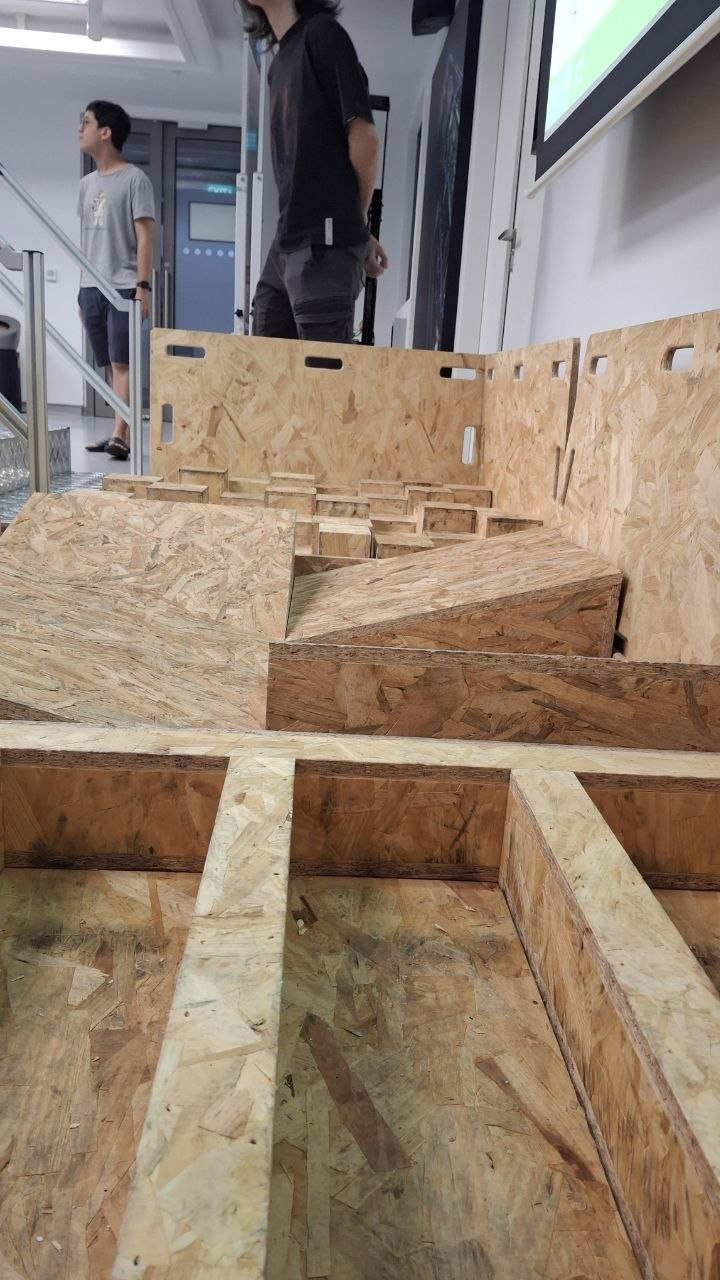
#> input picture images/58381836-9594-43fc-bd69-fe286b617f5d.jpeg, 720 x 1280 px
$ python -i local_classifier.py   (imports and definitions only)   (older library calls are emulated)
#> lines starting #> are read from the running program, lines starting #| are printed output that depends on the picture
#> further down, picture is the input picture: shape (1280, 720, 3); mean B, G, R 112.6, 129.3, 146.3
"""Fast, local (no network) surface classifier for the downward-facing camera.

Runs on every frame in a few milliseconds. It separates the three course surfaces using
colour and texture measured on a centre crop of the image:

  - other (lab floor):  almost no texture -> low brightness spread (L std) and low gradient
  - metal (stair plate): no colour (low chroma), strong texture and shiny highlights
  - wood (OSB):          warm colour (positive a*/b* in Lab), medium texture

The default thresholds were set from phone photos of the arena. Re-tune them with
`ros2 run surface_monitor surface_tune --camera /dev/video0` using the real Logitech
webcam, its mounting height and the robot's shadow; texture numbers depend on distance.
"""

from dataclasses import dataclass, asdict

import cv2
import numpy as np

LABELS = ("wood", "metal", "other")


@dataclass
class Thresholds:
    roi_frac: float = 0.6          # use the centre 60% of the frame (avoid legs / vignetting)
    dark_l_max: float = 35.0       # mean L* below this -> too dark to judge ("unclear")
    other_lstd_max: float = 10.0   # lab floor: brightness spread below this ...
    other_grad_max: float = 25.0   # ... and mean gradient below this
    metal_chroma_max: float = 9.0  # metal: almost colourless ...
    metal_grad_strong: float = 60.0  # ... and very strong edges (diamond pattern), or
    metal_grad_min: float = 45.0   # strong edges plus either
    metal_lstd_min: float = 18.0   #   a large brightness spread
    metal_bright_min: float = 0.01 #   or shiny near-white highlights
    wood_b_min: float = 2.0        # wood is yellowish: b* above this
    wood_a_min: float = -1.0       # and not greenish/bluish

    def as_dict(self):
        return asdict(self)


def extract_features(bgr: np.ndarray, roi_frac: float = 0.6) -> dict:
    """Colour/texture features of the centre crop, resized to 160x120 so numbers are
    comparable between cameras and resolutions."""
#> called with roi_frac = 0.6
    h, w = bgr.shape[:2]
#> h = 1280; w = 720
    rw, rh = int(w * roi_frac), int(h * roi_frac)
#> rw = 432; rh = 768
    x0, y0 = (w - rw) // 2, (h - rh) // 2
#> x0 = 144; y0 = 256
    roi = bgr[y0:y0 + rh, x0:x0 + rw]
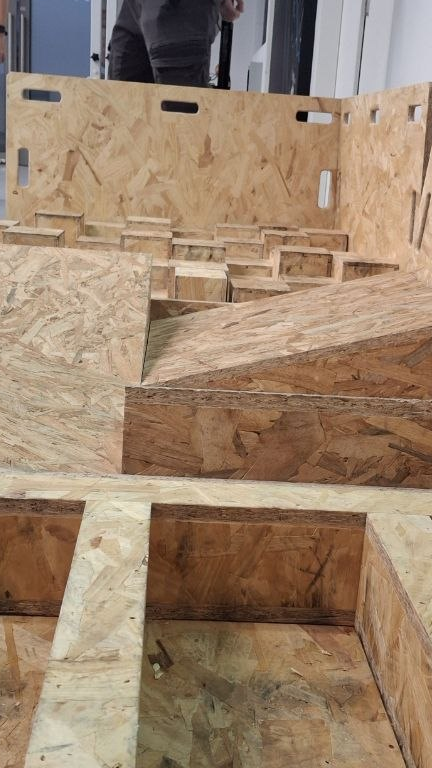
#> roi: shape (768, 432, 3); mean B, G, R 109.1, 132, 155.8
    roi = cv2.resize(roi, (160, 120), interpolation=cv2.INTER_AREA)
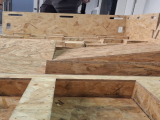
#> roi: shape (120, 160, 3); mean B, G, R 109.1, 132, 155.8

    lab = cv2.cvtColor(roi, cv2.COLOR_BGR2LAB).astype(np.float32)
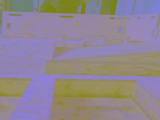
#> lab: shape (120, 160, 3) float32; mean B, G, R 143.7, 134.1, 143.9
    L = lab[..., 0]
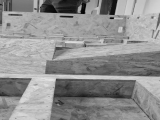
#> L: shape (120, 160) float32; min 3, max 226, mean 143.7
    a = lab[..., 1] - 128.0
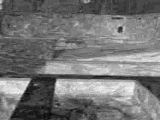
#> a: shape (120, 160) float32; min -5, max 19, mean 6.06; drawn with min black and max white
    b = lab[..., 2] - 128.0
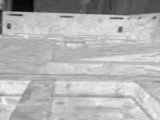
#> b: shape (120, 160) float32; min -22, max 32, mean 15.9; drawn with min black and max white

    gray = cv2.cvtColor(roi, cv2.COLOR_BGR2GRAY).astype(np.float32)
    gx = cv2.Sobel(gray, cv2.CV_32F, 1, 0)
    gy = cv2.Sobel(gray, cv2.CV_32F, 0, 1)
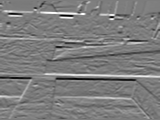
#> gy: shape (120, 160) float32; min -548, max 570, mean 1.8; drawn with min black and max white

    return {
        "L": float(L.mean()),
        "Lstd": float(L.std()),
        "a": float(a.mean()),
        "b": float(b.mean()),
        "chroma": float(np.hypot(a, b).mean()),
        "grad": float(np.hypot(gx, gy).mean()),
        "bright": float((L > 200).mean()),
    }


def classify(f: dict, th: Thresholds) -> str:
    """Return 'wood', 'metal', 'other' or 'unclear' for one frame's features."""
    if f["L"] < th.dark_l_max:
        return "unclear"
    if f["chroma"] < th.metal_chroma_max and (
            f["grad"] > th.metal_grad_strong
            or (f["grad"] > th.metal_grad_min
                and (f["Lstd"] > th.metal_lstd_min or f["bright"] > th.metal_bright_min))):
        return "metal"
    if f["Lstd"] < th.other_lstd_max and f["grad"] < th.other_grad_max:
        return "other"
    if f["b"] >= th.wood_b_min and f["a"] >= th.wood_a_min:
        return "wood"
    return "other"


def classify_image(bgr: np.ndarray, th: Thresholds):
    f = extract_features(bgr, th.roi_frac)
    return classify(f, th), f

>>> import cv2
>>> picture = cv2.imread('../../../images/58381836-9594-43fc-bd69-fe286b617f5d.jpeg')
>>> result = extract_features(picture)
#> result = {'L': 143.7, 'Lstd': 44.91, 'a': 6.06, 'b': 15.94, 'chroma': 18.72, 'grad': 82.16, 'bright': 0.0556}

$ run again, on images/7440f90c-2854-4ac8-81d0-b291120c270b.jpeg
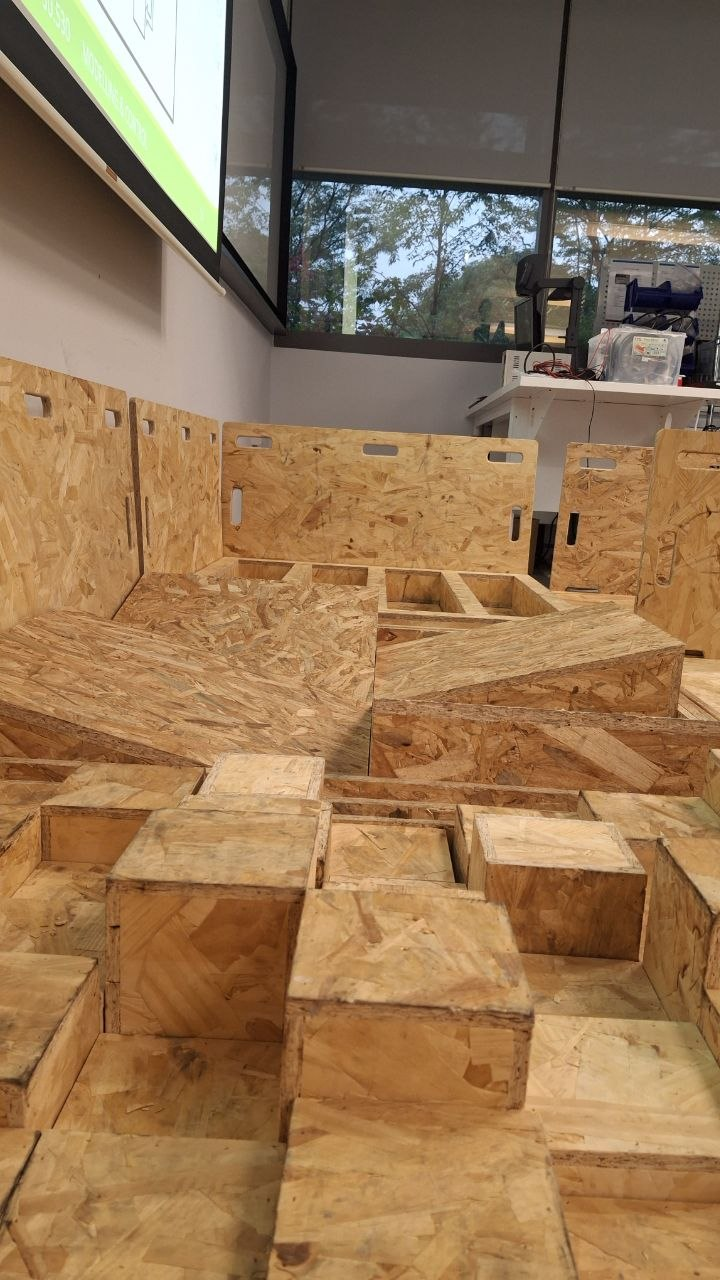
#> input picture images/7440f90c-2854-4ac8-81d0-b291120c270b.jpeg, 720 x 1280 px
#> picture is the input picture: shape (1280, 720, 3); mean B, G, R 84.1, 118, 149.5
#> in extract_features, `b = lab[..., 2] - 128.0`:
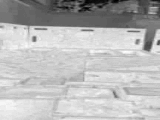
#> b: shape (120, 160) float32; min -17, max 42, mean 25.4; drawn with min black and max white
#> in extract_features, `gy = cv2.Sobel(gray, cv2.CV_32F, 0, 1)`:
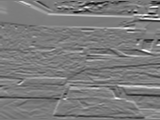
#> gy: shape (120, 160) float32; min -580, max 612, mean -0.9; drawn with min black and max white
#> result = {'L': 136.7, 'Lstd': 36.38, 'a': 9.84, 'b': 25.4, 'chroma': 27.91, 'grad': 79.26, 'bright': 0.0173}

$ run again, on images/f661e00f-4f02-41e1-b607-472d5ba1a935.jpeg
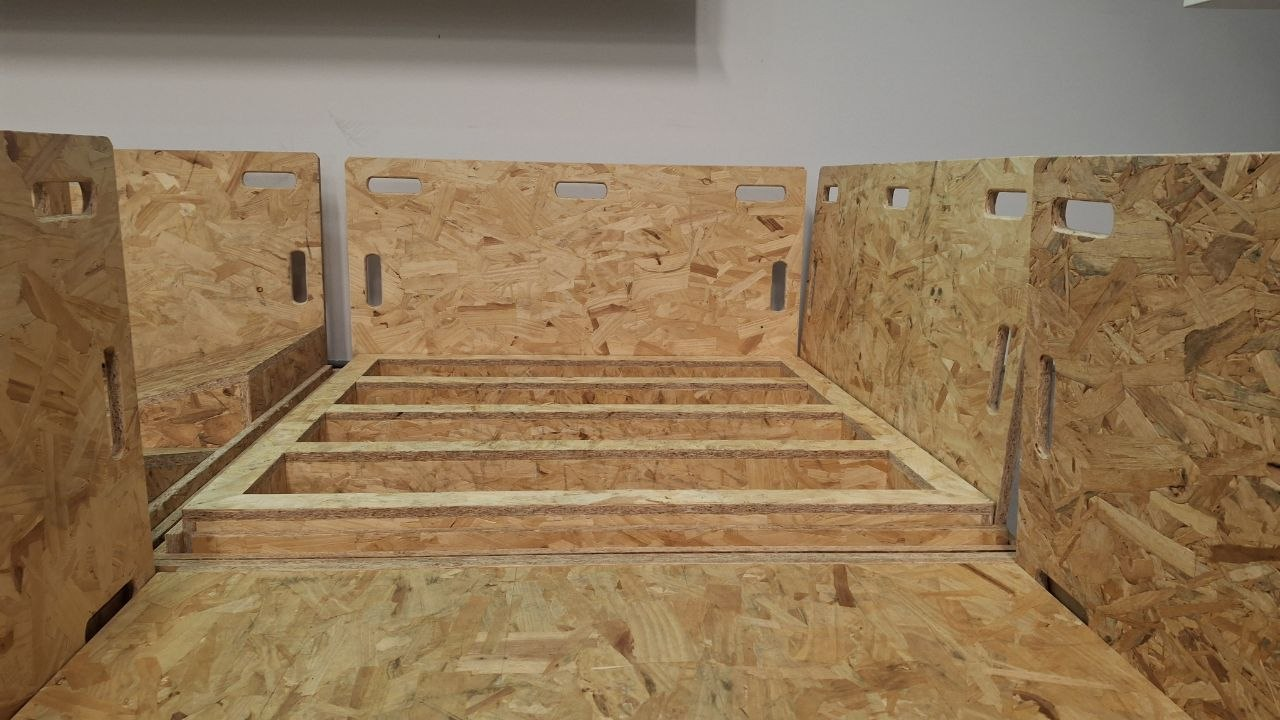
#> input picture images/f661e00f-4f02-41e1-b607-472d5ba1a935.jpeg, 1280 x 720 px
#> picture is the input picture: shape (720, 1280, 3); mean B, G, R 90, 121.1, 145.7
#> in extract_features, `gx = cv2.Sobel(gray, cv2.CV_32F, 1, 0)`:
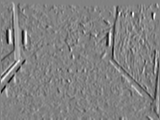
#> gx: shape (120, 160) float32; min -353, max 339, mean -0.2; drawn with min black and max white
#> in extract_features, `gy = cv2.Sobel(gray, cv2.CV_32F, 0, 1)`:
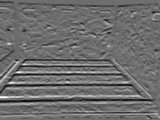
#> gy: shape (120, 160) float32; min -344, max 450, mean -1.8; drawn with min black and max white
#> result = {'L': 142.1, 'Lstd': 21.67, 'a': 6.85, 'b': 24.26, 'chroma': 25.39, 'grad': 71.92, 'bright': 0}

$ run again, on images/color-curtain.png
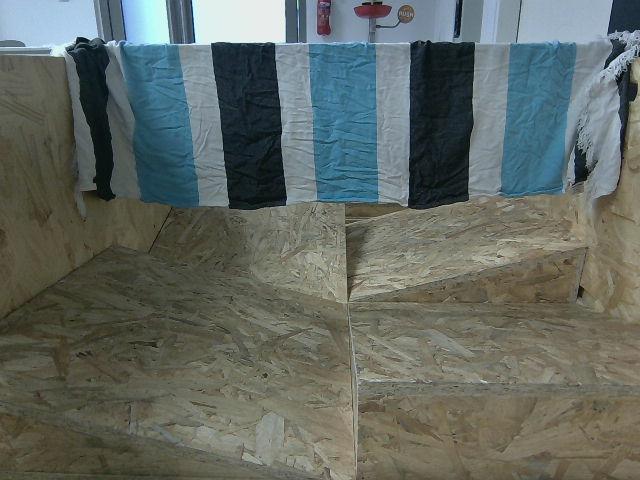
#> input picture images/color-curtain.png, 640 x 480 px
#> picture is the input picture: shape (480, 640, 3); mean B, G, R 99, 104.7, 97.4
#> in extract_features, `gy = cv2.Sobel(gray, cv2.CV_32F, 0, 1)`:
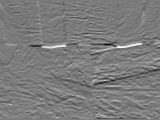
#> gy: shape (120, 160) float32; min -366, max 388, mean 1.4; drawn with min black and max white
#> result = {'L': 105.2, 'Lstd': 37.57, 'a': -3.8, 'b': 2.27, 'chroma': 9.7, 'grad': 51.38, 'bright': 0}
